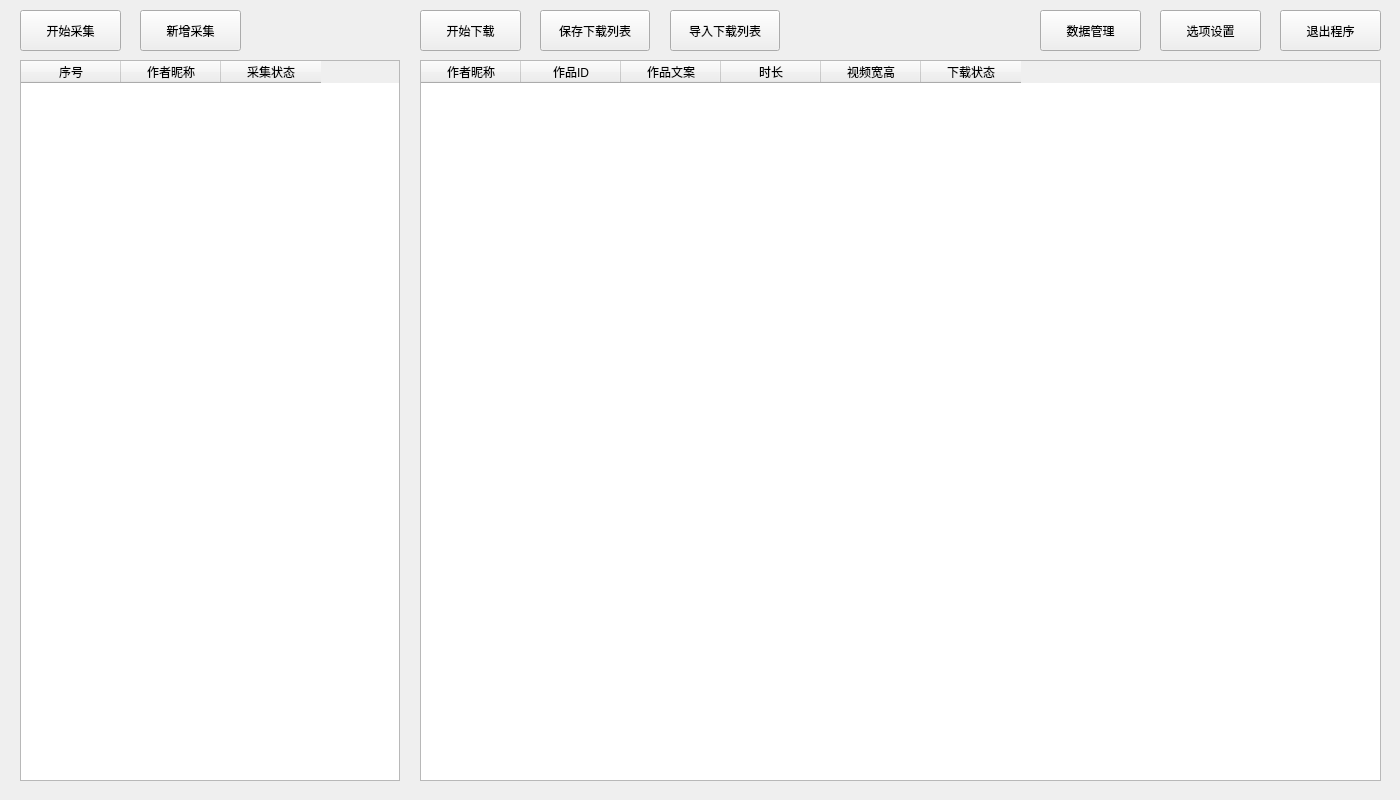
<?xml version="1.0" encoding="UTF-8"?>
<ui version="4.0">
 <class>MainWindow</class>
 <widget class="QMainWindow" name="MainWindow">
  <property name="geometry">
   <rect>
    <x>0</x>
    <y>0</y>
    <width>1400</width>
    <height>800</height>
   </rect>
  </property>
  <property name="windowTitle">
   <string>MainWindow</string>
  </property>
  <property name="styleSheet">
   <string notr="true">font: 15px &quot;Ryanの阿里媽媽方圓體100&quot;;</string>
  </property>
  <widget class="QWidget" name="centralwidget">
   <widget class="QPushButton" name="btnStart">
    <property name="geometry">
     <rect>
      <x>20</x>
      <y>10</y>
      <width>101</width>
      <height>41</height>
     </rect>
    </property>
    <property name="styleSheet">
     <string notr="true"/>
    </property>
    <property name="text">
     <string>开始采集</string>
    </property>
   </widget>
   <widget class="QTableWidget" name="tw_author">
    <property name="geometry">
     <rect>
      <x>20</x>
      <y>60</y>
      <width>380</width>
      <height>721</height>
     </rect>
    </property>
    <property name="editTriggers">
     <set>QAbstractItemView::NoEditTriggers</set>
    </property>
    <property name="selectionMode">
     <enum>QAbstractItemView::NoSelection</enum>
    </property>
    <property name="selectionBehavior">
     <enum>QAbstractItemView::SelectRows</enum>
    </property>
    <attribute name="verticalHeaderVisible">
     <bool>false</bool>
    </attribute>
    <column>
     <property name="text">
      <string>序号</string>
     </property>
    </column>
    <column>
     <property name="text">
      <string>作者昵称</string>
     </property>
    </column>
    <column>
     <property name="text">
      <string>采集状态</string>
     </property>
    </column>
   </widget>
   <widget class="QPushButton" name="btnAdd">
    <property name="geometry">
     <rect>
      <x>140</x>
      <y>10</y>
      <width>101</width>
      <height>41</height>
     </rect>
    </property>
    <property name="styleSheet">
     <string notr="true"/>
    </property>
    <property name="text">
     <string>新增采集</string>
    </property>
   </widget>
   <widget class="QPushButton" name="btnSet">
    <property name="geometry">
     <rect>
      <x>1160</x>
      <y>10</y>
      <width>101</width>
      <height>41</height>
     </rect>
    </property>
    <property name="styleSheet">
     <string notr="true"/>
    </property>
    <property name="text">
     <string>选项设置</string>
    </property>
   </widget>
   <widget class="QPushButton" name="btnClose">
    <property name="geometry">
     <rect>
      <x>1280</x>
      <y>10</y>
      <width>101</width>
      <height>41</height>
     </rect>
    </property>
    <property name="styleSheet">
     <string notr="true"/>
    </property>
    <property name="text">
     <string>退出程序</string>
    </property>
   </widget>
   <widget class="QPushButton" name="btnDownload">
    <property name="geometry">
     <rect>
      <x>420</x>
      <y>10</y>
      <width>101</width>
      <height>41</height>
     </rect>
    </property>
    <property name="styleSheet">
     <string notr="true"/>
    </property>
    <property name="text">
     <string>开始下载</string>
    </property>
   </widget>
   <widget class="QPushButton" name="btnSave">
    <property name="geometry">
     <rect>
      <x>540</x>
      <y>10</y>
      <width>110</width>
      <height>41</height>
     </rect>
    </property>
    <property name="styleSheet">
     <string notr="true"/>
    </property>
    <property name="text">
     <string>保存下载列表</string>
    </property>
   </widget>
   <widget class="QPushButton" name="btnImport">
    <property name="geometry">
     <rect>
      <x>670</x>
      <y>10</y>
      <width>110</width>
      <height>41</height>
     </rect>
    </property>
    <property name="styleSheet">
     <string notr="true"/>
    </property>
    <property name="text">
     <string>导入下载列表</string>
    </property>
   </widget>
   <widget class="QTableWidget" name="tw_works">
    <property name="geometry">
     <rect>
      <x>420</x>
      <y>60</y>
      <width>961</width>
      <height>721</height>
     </rect>
    </property>
    <property name="editTriggers">
     <set>QAbstractItemView::NoEditTriggers</set>
    </property>
    <property name="selectionMode">
     <enum>QAbstractItemView::SingleSelection</enum>
    </property>
    <attribute name="verticalHeaderVisible">
     <bool>false</bool>
    </attribute>
    <column>
     <property name="text">
      <string>作者昵称</string>
     </property>
    </column>
    <column>
     <property name="text">
      <string>作品ID</string>
     </property>
    </column>
    <column>
     <property name="text">
      <string>作品文案</string>
     </property>
    </column>
    <column>
     <property name="text">
      <string>时长</string>
     </property>
    </column>
    <column>
     <property name="text">
      <string>视频宽高</string>
     </property>
    </column>
    <column>
     <property name="text">
      <string>下载状态</string>
     </property>
    </column>
   </widget>
   <widget class="QPushButton" name="btnData">
    <property name="geometry">
     <rect>
      <x>1040</x>
      <y>10</y>
      <width>101</width>
      <height>41</height>
     </rect>
    </property>
    <property name="styleSheet">
     <string notr="true"/>
    </property>
    <property name="text">
     <string>数据管理</string>
    </property>
   </widget>
  </widget>
 </widget>
 <resources/>
 <connections/>
 <slots>
  <slot>open()</slot>
 </slots>
</ui>
